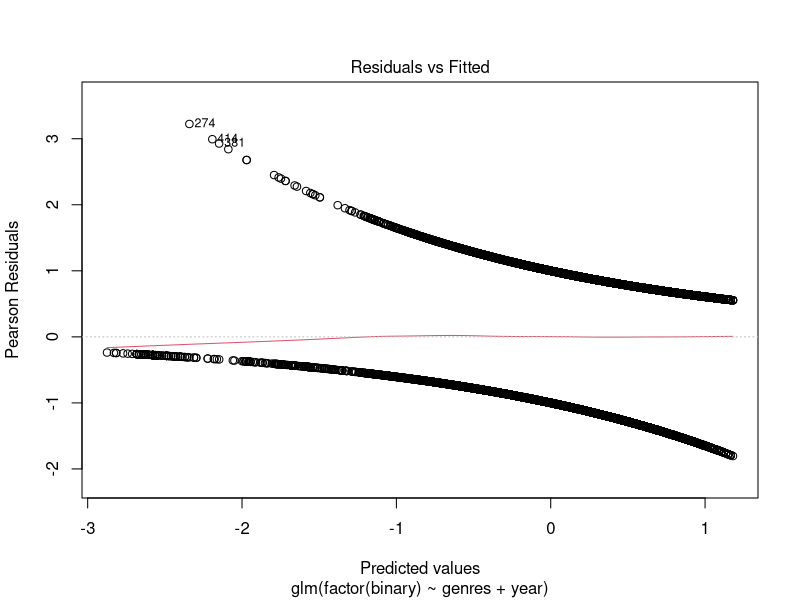
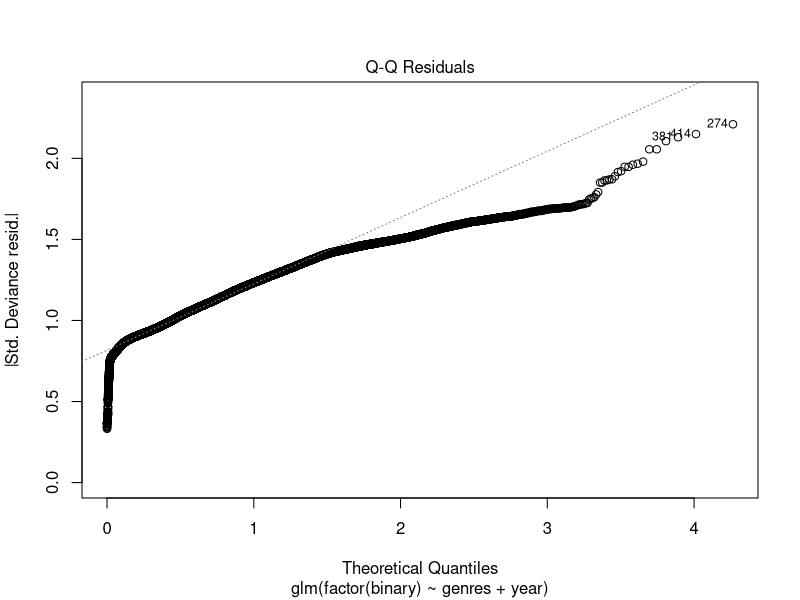
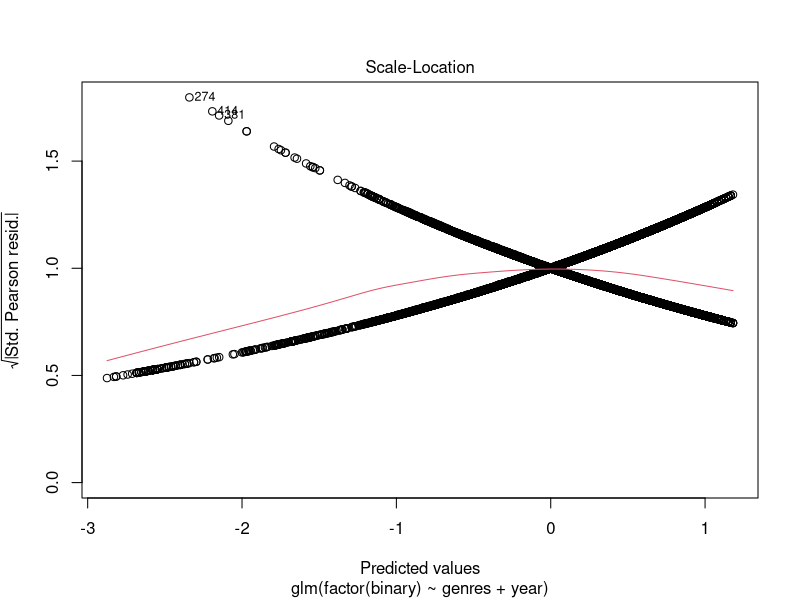
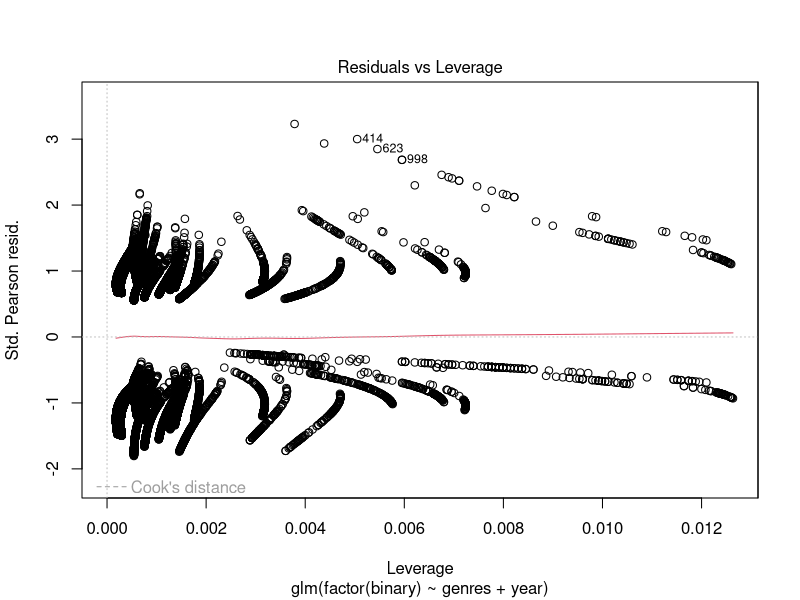
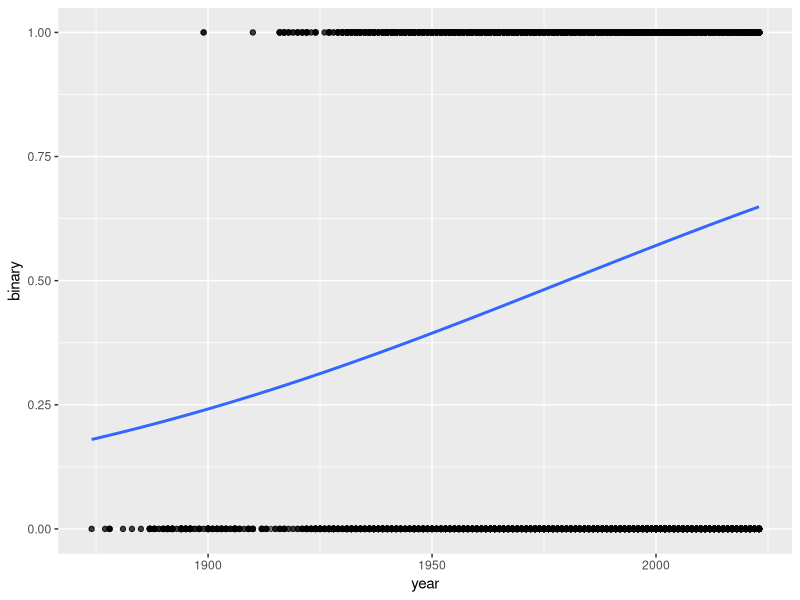

The R script that drew these images, in order:
## ---- chunk 1
library(tidyverse)
## ---- chunk 2
movies.model <- read_csv("basics_movies.csv")
movies.model <- movies.model |>separate_rows(genres, sep = ",") # movies appear multiple times for multiple genres
movies.model <- movies.model |> mutate(binary = if_else(rating == 3, "1", "0")) |> 
  mutate(binary = as.numeric(binary)) |>
  filter(!genres %in% c("News", "Adult", "Talk-Show", "\\N")) |>
  relocate(binary)

movies.model
## ---- chunk 3
logit_model <- glm(factor(binary) ~ genres + year, data = movies.model, family = binomial)
summary(logit_model)    # after only taking out movies with low count


# quadratic term for year?
# try different variables maybe?
# indicator variables for genres?

movies.model$genres |> table()
## ---- chunk 4
plot(logit_model)
## ---- chunk 5
ggplot(movies.model, aes(x=year, y= binary)) + 
  geom_point(alpha=.5) + 
  stat_smooth(method="glm", se=FALSE, method.args = list(family=binomial))
